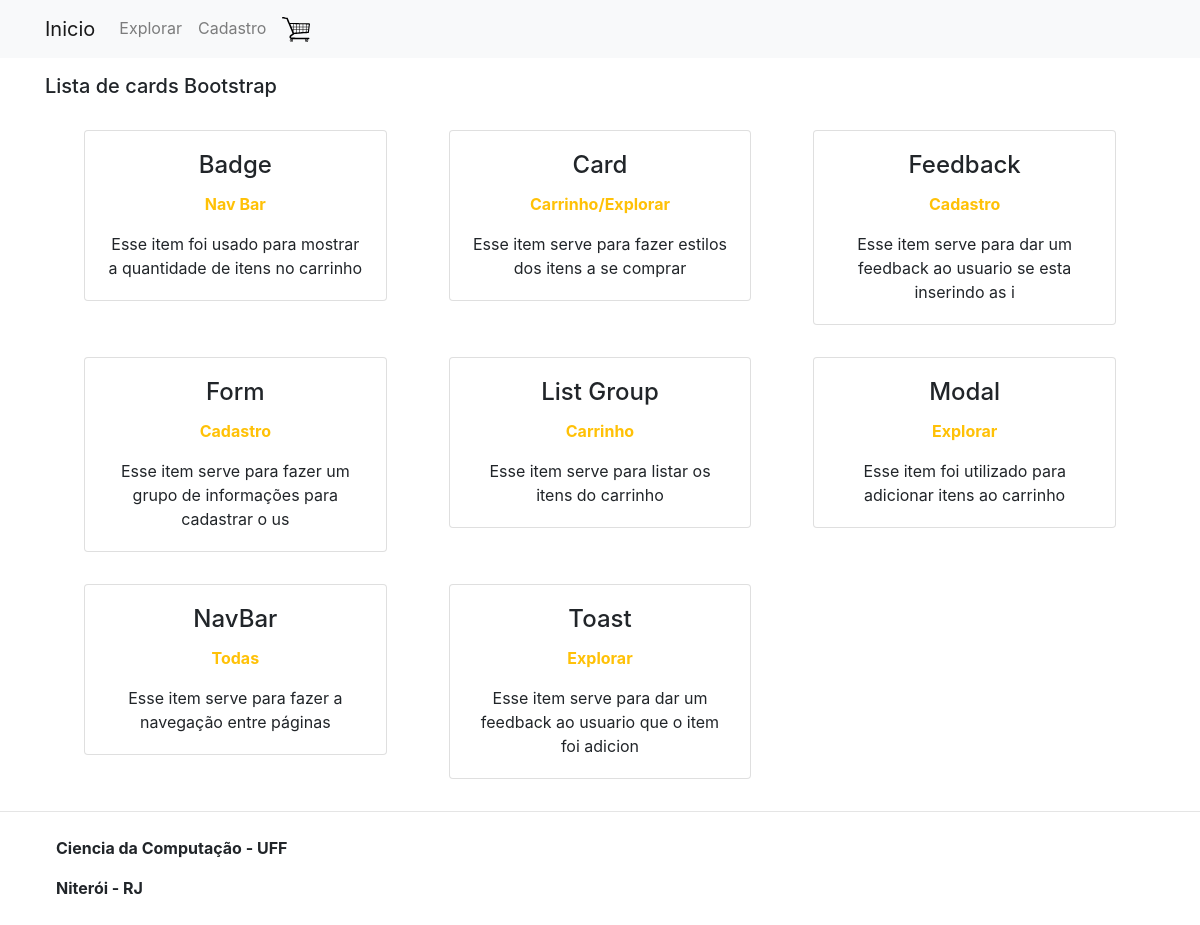
The page / on the database its author committed.
### cards/models.py (models this page shows, shortened)
class Card(models.Model):
    title = models.CharField(max_length=70, db_index=True, default='')
    pages_used = models.CharField(max_length=70, default='')
    short_description = models.CharField(max_length=70, default='')
    class Meta:
        db_table = 'card'
        ordering = ('title',)

### cards/views.py (the view)
# urls.py: path("", views.index, name="index"),
def index(request):
    lista_cards = Card.objects.all()
    return render(request, 'cards/index.html', { "cards": lista_cards })

### cards/templates/cards/index.html
{% extends 'base.html' %}
{% load static%}
{% block body %}
<h5 class="my-3">Lista de cards Bootstrap</h5>
<div class="card-deck m-2">
    {% for card in cards %}
    <div class="col-lg-4 col-md-6">
        <div class="card m-3">
            <div class="card-body">
                <div class="text-center">
                    <h4 class="card-title">{{card.title}}</h4>
                    <p class="text-warning font-weight-bold">{{card.pages_used}}</p>
                </div>
                <p class="card-text text-center">{{card.short_description}}</p>
            </div>
        </div>
    </div>
    {% endfor %}
</div>
{% endblock body %}

### rows shown on the page
Card: title "Badge", pages_used "Nav Bar", short_description "Esse item foi usado para mostrar a quantidade de itens no carrinho"
Card: title "Card", pages_used "Carrinho/Explorar", short_description "Esse item serve para fazer estilos dos itens a se comprar"
Card: title "Feedback", pages_used "Cadastro", short_description "Esse item serve para dar um feedback ao usuario se esta inserindo as i"
Card: title "Form", pages_used "Cadastro", short_description "Esse item serve para fazer um grupo de informações para cadastrar o us"
Card: title "List Group", pages_used "Carrinho", short_description "Esse item serve para listar os itens do carrinho"
Card: title "Modal", pages_used "Explorar", short_description "Esse item foi utilizado para adicionar itens ao carrinho"
Card: title "NavBar", pages_used "Todas", short_description "Esse item serve para fazer a navegação entre páginas"
Card: title "Toast", pages_used "Explorar", short_description "Esse item serve para dar um feedback ao usuario que o item foi adicion"
